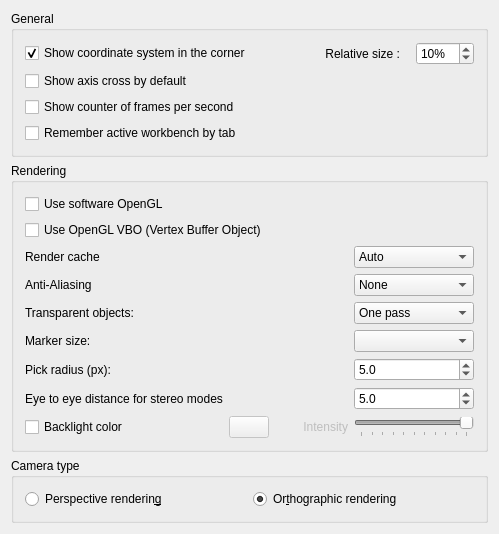
<?xml version="1.0" encoding="UTF-8"?>
<ui version="4.0">
 <class>Gui::Dialog::DlgSettings3DView</class>
 <widget class="QWidget" name="Gui::Dialog::DlgSettings3DView">
  <property name="geometry">
   <rect>
    <x>0</x>
    <y>0</y>
    <width>499</width>
    <height>520</height>
   </rect>
  </property>
  <property name="windowTitle">
   <string>3D View</string>
  </property>
  <layout class="QVBoxLayout" name="verticalLayout_2">
   <item>
    <widget class="QGroupBox" name="GroupBoxGeneral">
     <property name="enabled">
      <bool>true</bool>
     </property>
     <property name="title">
      <string>General</string>
     </property>
     <layout class="QVBoxLayout" name="verticalLayout">
      <item>
       <layout class="QHBoxLayout" name="horizontalLayoutCoord">
      <item>
         <widget class="Gui::PrefCheckBox" name="CheckBox_CornerCoordSystem">
          <property name="toolTip">
           <string>Main coordinate system will always be shown in
lower right corner within opened files</string>
          </property>
          <property name="text">
           <string>Show coordinate system in the corner</string>
          </property>
          <property name="checked">
           <bool>true</bool>
          </property>
          <property name="prefEntry" stdset="0">
           <cstring>CornerCoordSystem</cstring>
          </property>
          <property name="prefPath" stdset="0">
           <cstring>View</cstring>
          </property>
         </widget>
        </item>
        <item>
         <spacer name="horizontalSpacerCoord">
          <property name="orientation">
           <enum>Qt::Horizontal</enum>
          </property>
          <property name="sizeHint" stdset="0">
           <size>
            <width>40</width>
           </size>
          </property>
         </spacer>
        </item>
        <item>
         <widget class="QLabel" name="labelCoordSize">
          <property name="text">
           <string>Relative size :   </string>
          </property>
          <property name="alignment">
           <set>Qt::AlignRight|Qt::AlignTrailing|Qt::AlignVCenter</set>
          </property>
         </widget>
        </item>
        <item>
         <widget class="Gui::PrefSpinBox" name="SpinBox_CornerCoordSystemSize">
          <property name="toolTip">
           <string>Size of main coordinate system representation
in the corner -- in % of height/width of viewport</string>
          </property>
          <property name="minimum">
           <number>2</number>
          </property>
          <property name="maximum">
           <number>100</number>
          </property>
          <property name="value">
           <number>10</number>
          </property>
          <property name="suffix">
           <string>%</string>
          </property>
          <property name="prefEntry" stdset="0">
           <cstring>CornerCoordSystemSize</cstring>
          </property>
          <property name="prefPath" stdset="0">
           <cstring>View</cstring>
          </property>
         </widget>
        </item>
       </layout>
      </item>
      <item>
       <widget class="Gui::PrefCheckBox" name="CheckBox_ShowAxisCross">
        <property name="toolTip">
         <string>Axis cross will be shown by default at file
opening or creation</string>
        </property>
        <property name="text">
         <string>Show axis cross by default</string>
        </property>
        <property name="prefEntry" stdset="0">
         <cstring>ShowAxisCross</cstring>
        </property>
        <property name="prefPath" stdset="0">
         <cstring>View</cstring>
        </property>
       </widget>
      </item>
      <item>
       <widget class="Gui::PrefCheckBox" name="CheckBox_ShowFPS">
        <property name="toolTip">
         <string>Time needed for last operation and resulting frame rate
will be shown at the lower left corner in opened files</string>
        </property>
        <property name="text">
         <string>Show counter of frames per second</string>
        </property>
        <property name="prefEntry" stdset="0">
         <cstring>ShowFPS</cstring>
        </property>
        <property name="prefPath" stdset="0">
         <cstring>View</cstring>
        </property>
       </widget>
      </item>
      <item>
       <widget class="Gui::PrefCheckBox" name="CheckBox_WbByTab">
        <property name="toolTip">
         <string>If checked, application will remember which workbench is active for each tab of the viewport</string>
        </property>
        <property name="text">
         <string>Remember active workbench by tab</string>
        </property>
        <property name="checked">
         <bool>false</bool>
        </property>
        <property name="prefEntry" stdset="0">
         <cstring>SaveWBbyTab</cstring>
        </property>
        <property name="prefPath" stdset="0">
         <cstring>View</cstring>
        </property>
       </widget>
      </item>
     </layout>
    </widget>
   </item>
   <item>
    <widget class="QGroupBox" name="GroupBox12">
     <property name="enabled">
      <bool>true</bool>
     </property>
     <property name="title">
      <string>Rendering</string>
     </property>
     <layout class="QVBoxLayout" name="verticalLayout_3">
      <item>
       <widget class="Gui::PrefCheckBox" name="CheckBox_use_SW_OpenGL">
        <property name="toolTip">
         <string>This option is useful for troubleshooting graphics card and driver problems.

Changing this option requires a restart of the application.</string>
        </property>
        <property name="text">
         <string>Use software OpenGL</string>
        </property>
        <property name="prefEntry" stdset="0">
         <cstring>UseSoftwareOpenGL</cstring>
        </property>
        <property name="prefPath" stdset="0">
         <cstring>OpenGL</cstring>
        </property>
       </widget>
      </item>
      <item>
       <widget class="Gui::PrefCheckBox" name="CheckBox_useVBO">
        <property name="toolTip">
         <string>If selected, Vertex Buffer Objects (VBO) will be used.
A VBO is an OpenGL feature that provides methods for uploading
vertex data (position, normal vector, color, etc.) to the graphics card.
VBOs offer substantial performance gains because the data resides
in the graphics memory rather than the system memory and so it
can be rendered directly by GPU. 

Note: Sometimes this feature may lead to a host of different
issues ranging from graphical anomalies to GPU crash bugs. Remember to
report this setting as enabled when seeking support on the LabRPS forums</string>
        </property>
        <property name="text">
         <string>Use OpenGL VBO (Vertex Buffer Object)</string>
        </property>
        <property name="prefEntry" stdset="0">
         <cstring>UseVBO</cstring>
        </property>
        <property name="prefPath" stdset="0">
         <cstring>View</cstring>
        </property>
       </widget>
      </item>
      <item>
       <layout class="QGridLayout" name="gridLayout">
        <item row="0" column="0">
         <widget class="QLabel" name="renderCacheLabel">
          <property name="text">
           <string>Render cache</string>
          </property>
         </widget>
        </item>
        <item row="0" column="4">
         <widget class="QComboBox" name="renderCache">
          <property name="minimumSize">
           <size>
            <width>120</width>
            <height>0</height>
           </size>
          </property>
          <property name="toolTip">
           <string>'Render Caching' is another way to say 'Rendering Acceleration'.
There are 3 options available to achieve this: 
1) 'Auto' (default), let Coin3D decide where to cache.
2) 'Distributed', manually turn on cache for all view provider root node.
3) 'Centralized', manually turn off cache in all nodes of all view provider, and
only cache at the scene graph root node. This offers the fastest rendering speed
but slower response to any scene changes.</string>
          </property>
          <property name="currentIndex">
           <number>0</number>
          </property>
          <item>
           <property name="text">
            <string>Auto</string>
           </property>
          </item>
          <item>
           <property name="text">
            <string>Distributed</string>
           </property>
          </item>
          <item>
           <property name="text">
            <string>Centralized</string>
           </property>
          </item>
         </widget>
        </item>
        <item row="1" column="0">
         <widget class="QLabel" name="aliasingLAbel">
          <property name="text">
           <string>Anti-Aliasing</string>
          </property>
         </widget>
        </item>
        <item row="1" column="4">
         <widget class="Gui::PrefComboBox" name="comboAliasing">
          <property name="minimumSize">
           <size>
            <width>120</width>
            <height>0</height>
           </size>
          </property>
          <property name="toolTip">
           <string>What kind of multisample anti-aliasing is used</string>
          </property>
          <property name="prefEntry" stdset="0">
           <cstring>AntiAliasing</cstring>
          </property>
          <property name="prefPath" stdset="0">
           <cstring>View</cstring>
          </property>
          <item>
           <property name="text">
            <string>None</string>
           </property>
          </item>
          <item>
           <property name="text">
            <string>Line Smoothing</string>
           </property>
          </item>
          <item>
           <property name="text">
            <string>MSAA 2x</string>
           </property>
          </item>
          <item>
           <property name="text">
            <string>MSAA 4x</string>
           </property>
          </item>
          <item>
           <property name="text">
            <string>MSAA 8x</string>
           </property>
          </item>
         </widget>
        </item>
        <item row="2" column="0">
         <widget class="QLabel" name="transparentRenderLabel">
          <property name="toolTip">
           <string/>
          </property>
          <property name="text">
           <string>Transparent objects:</string>
          </property>
         </widget>
        </item>
        <item row="2" column="4">
         <widget class="Gui::PrefComboBox" name="comboTransparentRender">
          <property name="minimumSize">
           <size>
            <width>120</width>
            <height>0</height>
           </size>
          </property>
          <property name="toolTip">
           <string>Render types of transparent objects</string>
          </property>
          <property name="prefEntry" stdset="0">
           <cstring>TransparentObjectRenderType</cstring>
          </property>
          <property name="prefPath" stdset="0">
           <cstring>View</cstring>
          </property>
          <item>
           <property name="text">
            <string>One pass</string>
           </property>
          </item>
          <item>
           <property name="text">
            <string>Backface pass</string>
           </property>
          </item>
         </widget>
        </item>
        <item row="3" column="0">
         <widget class="QLabel" name="markerSizeLabel">
          <property name="toolTip">
           <string/>
          </property>
          <property name="text">
           <string>Marker size:</string>
          </property>
         </widget>
        </item>
        <item row="3" column="4">
         <widget class="QComboBox" name="boxMarkerSize">
          <property name="minimumSize">
           <size>
            <width>120</width>
            <height>0</height>
           </size>
          </property>
          <property name="toolTip">
           <string>Size of vertices in the Sketcher workbench</string>
          </property>
         </widget>
        </item>
         <item row="4" column="0">
           <widget class="QLabel" name="spinPickRadiusLabel">
             <property name="text">
               <string>Pick radius (px):</string>
             </property>
           </widget>
         </item>
         <item row="4" column="4">
           <widget class="Gui::PrefDoubleSpinBox" name="spinPickRadius">
             <property name="minimumSize">
               <size>
                 <width>120</width>
                 <height>0</height>
               </size>
             </property>
             <property name="toolTip">
               <string>Area for picking elements in 3D view.
Larger value eases to pick things, but can make small features impossible to select.
               </string>
             </property>
             <property name="inputMethodHints">
               <set>Qt::ImhPreferNumbers</set>
             </property>
             <property name="decimals">
               <number>1</number>
             </property>
             <property name="minimum">
               <double>0.500000000000000</double>
             </property>
             <property name="maximum">
               <double>200.000000000000000</double>
             </property>
             <property name="value">
               <double>5.000000000000000</double>
             </property>
             <property name="prefEntry" stdset="0">
               <cstring>PickRadius</cstring>
             </property>
             <property name="prefPath" stdset="0">
               <cstring>View</cstring>
             </property>
           </widget>
         </item>
        <item row="5" column="0">
         <widget class="QLabel" name="textLabel1">
          <property name="text">
           <string>Eye to eye distance for stereo modes</string>
          </property>
         </widget>
        </item>
        <item row="5" column="4">
         <widget class="Gui::PrefDoubleSpinBox" name="FloatSpinBox_EyeDistance">
          <property name="minimumSize">
           <size>
            <width>120</width>
            <height>0</height>
           </size>
          </property>
          <property name="toolTip">
           <string>Eye-to-eye distance used for stereo projections.
The specified value is a factor that will be multiplied with the
bounding box size of the 3D object that is currently displayed.</string>
          </property>
          <property name="decimals">
           <number>1</number>
          </property>
          <property name="minimum">
           <double>0.100000000000000</double>
          </property>
          <property name="maximum">
           <double>1000.000000000000000</double>
          </property>
          <property name="singleStep">
           <double>2.000000000000000</double>
          </property>
          <property name="value">
           <double>5.000000000000000</double>
          </property>
          <property name="prefEntry" stdset="0">
           <cstring>EyeDistance</cstring>
          </property>
          <property name="prefPath" stdset="0">
           <cstring>View</cstring>
          </property>
         </widget>
        </item>
        <item row="6" column="0">
         <widget class="Gui::PrefCheckBox" name="checkBoxBacklight">
          <property name="toolTip">
           <string>Backlight is enabled with the defined color</string>
          </property>
          <property name="text">
           <string>Backlight color</string>
          </property>
          <property name="prefEntry" stdset="0">
           <cstring>EnableBacklight</cstring>
          </property>
          <property name="prefPath" stdset="0">
           <cstring>View</cstring>
          </property>
         </widget>
        </item>
        <item row="6" column="1">
         <widget class="Gui::PrefColorButton" name="backlightColor">
          <property name="enabled">
           <bool>false</bool>
          </property>
          <property name="toolTip">
           <string>Backlight color</string>
          </property>
          <property name="color" stdset="0">
           <color>
            <red>255</red>
            <green>255</green>
            <blue>255</blue>
           </color>
          </property>
          <property name="prefEntry" stdset="0">
           <cstring>BacklightColor</cstring>
          </property>
          <property name="prefPath" stdset="0">
           <cstring>View</cstring>
          </property>
         </widget>
        </item>
        <item row="6" column="2">
         <spacer name="horizontalSpacer">
          <property name="orientation">
           <enum>Qt::Horizontal</enum>
          </property>
          <property name="sizeHint" stdset="0">
           <size>
            <width>40</width>
            <height>20</height>
           </size>
          </property>
         </spacer>
        </item>
        <item row="6" column="3">
         <widget class="QLabel" name="backlightLabel">
          <property name="enabled">
           <bool>false</bool>
          </property>
          <property name="toolTip">
           <string/>
          </property>
          <property name="text">
           <string>Intensity</string>
          </property>
          <property name="alignment">
           <set>Qt::AlignRight|Qt::AlignTrailing|Qt::AlignVCenter</set>
          </property>
         </widget>
        </item>
        <item row="6" column="4">
         <widget class="Gui::PrefSlider" name="sliderIntensity">
          <property name="enabled">
           <bool>false</bool>
          </property>
          <property name="sizePolicy">
           <sizepolicy hsizetype="Fixed" vsizetype="Fixed">
            <horstretch>0</horstretch>
            <verstretch>0</verstretch>
           </sizepolicy>
          </property>
          <property name="minimumSize">
           <size>
            <width>120</width>
            <height>0</height>
           </size>
          </property>
          <property name="toolTip">
           <string>Intensity of the backlight</string>
          </property>
          <property name="maximum">
           <number>100</number>
          </property>
          <property name="singleStep">
           <number>1</number>
          </property>
          <property name="value">
           <number>100</number>
          </property>
          <property name="orientation">
           <enum>Qt::Horizontal</enum>
          </property>
          <property name="tickPosition">
           <enum>QSlider::TicksBelow</enum>
          </property>
          <property name="tickInterval">
           <number>10</number>
          </property>
          <property name="prefEntry" stdset="0">
           <cstring>BacklightIntensity</cstring>
          </property>
          <property name="prefPath" stdset="0">
           <cstring>View</cstring>
          </property>
         </widget>
        </item>
       </layout>
      </item>
     </layout>
    </widget>
   </item>
   <item>
    <widget class="QGroupBox" name="groupBoxCamera">
     <property name="title">
      <string>Camera type</string>
     </property>
     <layout class="QGridLayout" name="gridLayout1">
      <property name="leftMargin">
       <number>11</number>
      </property>
      <property name="topMargin">
       <number>11</number>
      </property>
      <property name="rightMargin">
       <number>11</number>
      </property>
      <property name="bottomMargin">
       <number>11</number>
      </property>
      <property name="spacing">
       <number>6</number>
      </property>
      <item row="0" column="0">
       <widget class="Gui::PrefRadioButton" name="radioPerspective">
        <property name="toolTip">
         <string>Objects will appear in a perspective projection</string>
        </property>
        <property name="text">
         <string>Perspective renderin&amp;g</string>
        </property>
        <property name="prefEntry" stdset="0">
         <cstring>Perspective</cstring>
        </property>
        <property name="prefPath" stdset="0">
         <cstring>View</cstring>
        </property>
       </widget>
      </item>
     <item row="0" column="1">
       <widget class="Gui::PrefRadioButton" name="radioOrthographic">
        <property name="toolTip">
         <string>Objects will be projected in orthographic projection</string>
        </property>
        <property name="text">
         <string>Or&amp;thographic rendering</string>
        </property>
        <property name="checked">
         <bool>true</bool>
        </property>
        <property name="prefEntry" stdset="0">
         <cstring>Orthographic</cstring>
        </property>
        <property name="prefPath" stdset="0">
         <cstring>View</cstring>
        </property>
       </widget>
      </item>
      </layout>
    </widget>
   </item>
   <item>
    <spacer>
     <property name="orientation">
      <enum>Qt::Vertical</enum>
     </property>
     <property name="sizeHint" stdset="0">
      <size>
       <width>455</width>
       <height>16</height>
      </size>
     </property>
    </spacer>
   </item>
  </layout>
 </widget>
 <layoutdefault spacing="6" margin="11"/>
 <customwidgets>
  <customwidget>
   <class>Gui::ColorButton</class>
   <extends>QPushButton</extends>
   <header>Gui/Widgets.h</header>
  </customwidget>
  <customwidget>
   <class>Gui::PrefCheckBox</class>
   <extends>QCheckBox</extends>
   <header>Gui/PrefWidgets.h</header>
  </customwidget>
  <customwidget>
   <class>Gui::PrefRadioButton</class>
   <extends>QRadioButton</extends>
   <header>Gui/PrefWidgets.h</header>
  </customwidget>
  <customwidget>
   <class>Gui::PrefComboBox</class>
   <extends>QComboBox</extends>
   <header>Gui/PrefWidgets.h</header>
  </customwidget>
  <customwidget>
   <class>Gui::PrefColorButton</class>
   <extends>Gui::ColorButton</extends>
   <header>Gui/PrefWidgets.h</header>
  </customwidget>
  <customwidget>
   <class>Gui::PrefSlider</class>
   <extends>QSlider</extends>
   <header>Gui/PrefWidgets.h</header>
  </customwidget>
  <customwidget>
   <class>Gui::PrefDoubleSpinBox</class>
   <extends>QDoubleSpinBox</extends>
   <header>Gui/PrefWidgets.h</header>
  </customwidget>
  <customwidget>
   <class>Gui::PrefSpinBox</class>
   <extends>QSpinBox</extends>
   <header>Gui/PrefWidgets.h</header>
  </customwidget>
 </customwidgets>
 <resources/>
 <connections>
  <connection>
   <sender>checkBoxBacklight</sender>
   <signal>toggled(bool)</signal>
   <receiver>backlightColor</receiver>
   <slot>setEnabled(bool)</slot>
   <hints>
    <hint type="sourcelabel">
     <x>161</x>
     <y>227</y>
    </hint>
    <hint type="destinationlabel">
     <x>290</x>
     <y>224</y>
    </hint>
   </hints>
  </connection>
  <connection>
   <sender>checkBoxBacklight</sender>
   <signal>toggled(bool)</signal>
   <receiver>sliderIntensity</receiver>
   <slot>setEnabled(bool)</slot>
   <hints>
    <hint type="sourcelabel">
     <x>92</x>
     <y>235</y>
    </hint>
    <hint type="destinationlabel">
     <x>293</x>
     <y>256</y>
    </hint>
   </hints>
  </connection>
  <connection>
   <sender>checkBoxBacklight</sender>
   <signal>toggled(bool)</signal>
   <receiver>backlightLabel</receiver>
   <slot>setEnabled(bool)</slot>
   <hints>
    <hint type="sourcelabel">
     <x>82</x>
     <y>507</y>
    </hint>
    <hint type="destinationlabel">
     <x>316</x>
     <y>507</y>
    </hint>
   </hints>
  </connection>
  <connection>
   <sender>CheckBox_CornerCoordSystem</sender>
   <signal>toggled(bool)</signal>
   <receiver>SpinBox_CornerCoordSystemSize</receiver>
   <slot>setEnabled(bool)</slot>
  </connection>
 </connections>
</ui>
